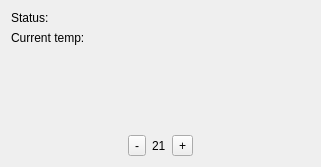
<?xml version="1.0" encoding="UTF-8"?>
<ui version="4.0">
 <class>Widget</class>
 <widget class="QWidget" name="Widget">
  <property name="geometry">
   <rect>
    <x>0</x>
    <y>0</y>
    <width>321</width>
    <height>167</height>
   </rect>
  </property>
  <property name="windowTitle">
   <string>Widget</string>
  </property>
  <layout class="QVBoxLayout" name="verticalLayout">
   <item>
    <layout class="QFormLayout" name="formLayout">
     <item row="0" column="0">
      <widget class="QLabel" name="label">
       <property name="text">
        <string>Status:</string>
       </property>
      </widget>
     </item>
     <item row="0" column="1">
      <widget class="QLabel" name="statusLabel">
       <property name="text">
        <string/>
       </property>
      </widget>
     </item>
     <item row="1" column="0">
      <widget class="QLabel" name="label_2">
       <property name="text">
        <string>Current temp:</string>
       </property>
      </widget>
     </item>
     <item row="1" column="1">
      <widget class="QLabel" name="currentTempLabel">
       <property name="text">
        <string/>
       </property>
      </widget>
     </item>
    </layout>
   </item>
   <item>
    <layout class="QHBoxLayout" name="horizontalLayout">
     <item>
      <spacer name="horizontalSpacer">
       <property name="orientation">
        <enum>Qt::Orientation::Horizontal</enum>
       </property>
       <property name="sizeHint" stdset="0">
        <size>
         <width>40</width>
         <height>20</height>
        </size>
       </property>
      </spacer>
     </item>
     <item>
      <widget class="QToolButton" name="decToolButton">
       <property name="text">
        <string>-</string>
       </property>
      </widget>
     </item>
     <item>
      <widget class="QLabel" name="targetTempLabel">
       <property name="text">
        <string>21</string>
       </property>
      </widget>
     </item>
     <item>
      <widget class="QToolButton" name="incToolButton">
       <property name="text">
        <string>+</string>
       </property>
      </widget>
     </item>
     <item>
      <spacer name="horizontalSpacer_2">
       <property name="orientation">
        <enum>Qt::Orientation::Horizontal</enum>
       </property>
       <property name="sizeHint" stdset="0">
        <size>
         <width>40</width>
         <height>20</height>
        </size>
       </property>
      </spacer>
     </item>
    </layout>
   </item>
  </layout>
 </widget>
 <resources/>
 <connections/>
</ui>
